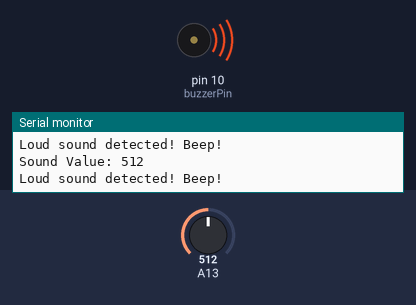
The sketch below on a simulated Arduino Mega 2560, built with avr-gcc and run on an emulated ATmega2560. Shown: buzzer (waves = sounding), the last lines printed to the serial monitor. Inputs (shaded band) come from the test bench; at power-on: A13 = 512.

Above: at 1.9 s.
2.0 s: A13 set to 312
3.5 s: A13 set to 289
At 5.6 s:
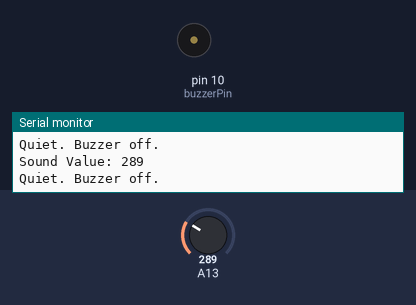
5.9 s: A13 set to 306
At 7.1 s:
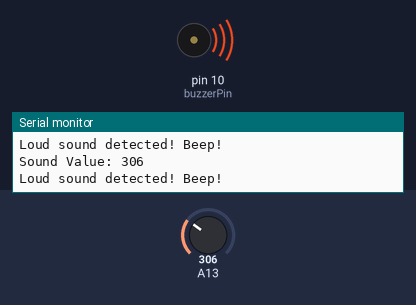
7.4 s: A13 set to 290
At 8.8 s:
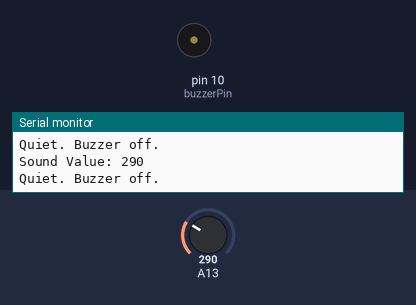
Timing chart, 0 to 10.4 s (numbered marks = the images above; inputs shaded):
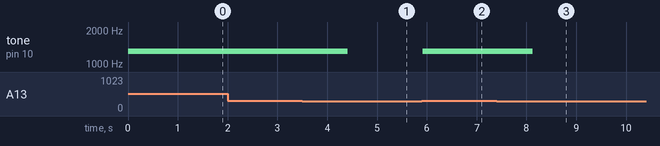

The sketch:

16._Sound_Remainder.ino
```cpp
/*
  =========================================================
   Arduino + Sound Sensor + Buzzer Alert System
  =========================================================

  CONNECTIONS:
  ---------------------------------------------------------
  Sound Sensor:
    VCC -> 5V
    GND -> GND
    OUT -> Pin 29 (Analog)

  Buzzer:
    + -> Pin 10
    - -> GND

  FUNCTION:
  ---------------------------------------------------------
  - Reads sound intensity using analog sensor
  - If sound exceeds threshold → buzzer ON
  - Else → buzzer OFF
*/

#define SOUND_PIN 29            // Sound sensor analog input pin
int buzzerPin = 10;             // Buzzer output pin

void setup() {

  pinMode(SOUND_PIN, INPUT);    // Configure sound sensor pin as input
  pinMode(buzzerPin, OUTPUT);   // Configure buzzer pin as output

  Serial.begin(9600);           // Start serial communication
  Serial.println("Sound detection started..."); // Startup message
}

void loop() {

  int soundValue = analogRead(SOUND_PIN);  // Read analog value from sound sensor

  Serial.print("Sound Value: ");           // Print label
  Serial.println(soundValue);              // Print sensor value

  // ==========================
  // SOUND DETECTION LOGIC
  // ==========================
  if (soundValue >= 300) {                 // Check if sound exceeds threshold

    Serial.println("Loud sound detected! Beep!"); // Alert message

    tone(buzzerPin, 1300);                // Activate buzzer at 1300 Hz
    delay(1000);                          // Keep buzzer ON for 1 second
  }
  else {

    Serial.println("Quiet. Buzzer off."); // Quiet condition message

    noTone(buzzerPin);                    // Turn OFF buzzer
  }

  delay(100);                             // Small delay for stability
}
```

Measured:
- the behaviour switches between 300 and 299 on A13 (found by bisection; images 0 and 1)
- after the input at 3.5 s, tone on pin 10 (buzzerPin): 1300 Hz → silent after 0.91 s
- after the input at 5.9 s, tone on pin 10 (buzzerPin): silent → 1300 Hz at once
- after the input at 7.4 s, tone on pin 10 (buzzerPin): 1300 Hz → silent after 0.72 s
